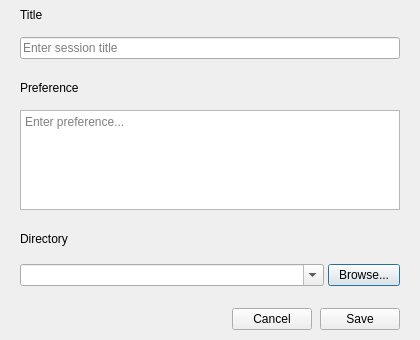
<?xml version="1.0" encoding="UTF-8"?>
<ui version="4.0">
 <class>SessionConfigDialog</class>
 <widget class="QDialog" name="SessionConfigDialog">
  <property name="geometry">
   <rect>
    <x>0</x>
    <y>0</y>
    <width>420</width>
    <height>340</height>
   </rect>
  </property>
  <property name="windowTitle">
   <string>Session Settings</string>
  </property>
  <layout class="QVBoxLayout" name="mainLayout">
   <property name="spacing">
    <number>8</number>
   </property>
   <property name="leftMargin">
    <number>20</number>
   </property>
   <property name="topMargin">
    <number>0</number>
   </property>
   <property name="rightMargin">
    <number>20</number>
   </property>
   <property name="bottomMargin">
    <number>10</number>
   </property>
   <item>
    <widget class="QLabel" name="titleLabel">
     <property name="text">
      <string>Title</string>
     </property>
    </widget>
   </item>
   <item>
    <widget class="QLineEdit" name="titleEdit">
     <property name="placeholderText">
      <string>Enter session title</string>
     </property>
    </widget>
   </item>
   <item>
    <spacer name="topSpacing1">
     <property name="orientation">
      <enum>Qt::Vertical</enum>
     </property>
     <property name="sizeType">
      <enum>QSizePolicy::Fixed</enum>
     </property>
     <property name="sizeHint" stdset="0">
      <size>
       <width>20</width>
       <height>6</height>
      </size>
     </property>
    </spacer>
   </item>
   <item>
    <widget class="QLabel" name="prefLabel">
     <property name="text">
      <string>Preference</string>
     </property>
    </widget>
   </item>
   <item>
    <widget class="QTextEdit" name="prefEdit">
     <property name="maximumSize">
      <size>
       <width>16777215</width>
       <height>100</height>
      </size>
     </property>
     <property name="acceptRichText">
      <bool>false</bool>
     </property>
     <property name="placeholderText">
      <string>Enter preference...</string>
     </property>
    </widget>
   </item>
   <item>
    <spacer name="topSpacing2">
     <property name="orientation">
      <enum>Qt::Vertical</enum>
     </property>
     <property name="sizeType">
      <enum>QSizePolicy::Fixed</enum>
     </property>
     <property name="sizeHint" stdset="0">
      <size>
       <width>20</width>
       <height>6</height>
      </size>
     </property>
    </spacer>
   </item>
   <item>
    <widget class="QLabel" name="dirLabel">
     <property name="text">
      <string>Directory</string>
     </property>
    </widget>
   </item>
   <item>
    <widget class="QWidget" name="dirWidget" native="true">
     <layout class="QHBoxLayout" name="dirLayout">
      <property name="spacing">
       <number>4</number>
      </property>
      <property name="leftMargin">
       <number>0</number>
      </property>
      <property name="topMargin">
       <number>0</number>
      </property>
      <property name="rightMargin">
       <number>0</number>
      </property>
      <property name="bottomMargin">
       <number>0</number>
      </property>
      <item>
       <widget class="QComboBox" name="dirCombo">
        <property name="editable">
         <bool>true</bool>
        </property>
        <property name="insertPolicy">
         <enum>QComboBox::NoInsert</enum>
        </property>
       </widget>
      </item>
      <item>
       <widget class="QPushButton" name="browseBtn">
        <property name="minimumSize">
         <size>
          <width>72</width>
          <height>0</height>
         </size>
        </property>
        <property name="maximumSize">
         <size>
          <width>72</width>
          <height>16777215</height>
         </size>
        </property>
        <property name="text">
         <string>Browse...</string>
        </property>
       </widget>
      </item>
     </layout>
    </widget>
   </item>
   <item>
    <spacer name="bottomSpacing">
     <property name="orientation">
      <enum>Qt::Vertical</enum>
     </property>
     <property name="sizeType">
      <enum>QSizePolicy::Fixed</enum>
     </property>
     <property name="sizeHint" stdset="0">
      <size>
       <width>20</width>
       <height>10</height>
      </size>
     </property>
    </spacer>
   </item>
   <item>
    <layout class="QHBoxLayout" name="btnLayout">
     <item>
      <spacer name="btnSpacer">
       <property name="orientation">
        <enum>Qt::Horizontal</enum>
       </property>
       <property name="sizeHint" stdset="0">
        <size>
         <width>40</width>
         <height>20</height>
        </size>
       </property>
      </spacer>
     </item>
     <item>
      <widget class="QPushButton" name="cancelBtn">
       <property name="text">
        <string>Cancel</string>
       </property>
      </widget>
     </item>
     <item>
      <widget class="QPushButton" name="saveBtn">
       <property name="text">
        <string>Save</string>
       </property>
      </widget>
     </item>
    </layout>
   </item>
  </layout>
 </widget>
 <resources/>
 <connections/>
</ui>
